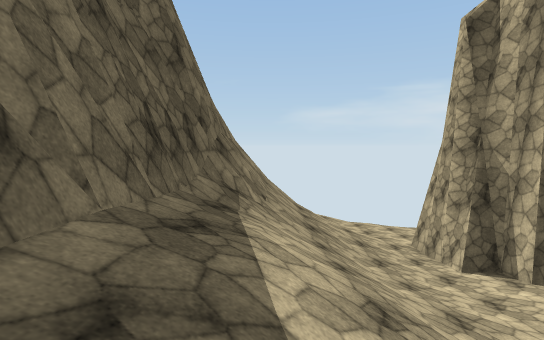
View 1 (above)

17 first-person views from a walk through a 3-D level made in the Unity game engine. The camera is 1.4 m above the floor, tilts 4° down and sees 80° across. The floor is counted in squares, 1 m on a side. Each view is taken from the middle of a square. On the plan, view 1 faces up. The plan holds only what a view shows up to about 15 squares ahead; the rest is blank. The place goes on beyond the plan. The player character is not drawn. Some surface patterns are stand-ins.

View 2
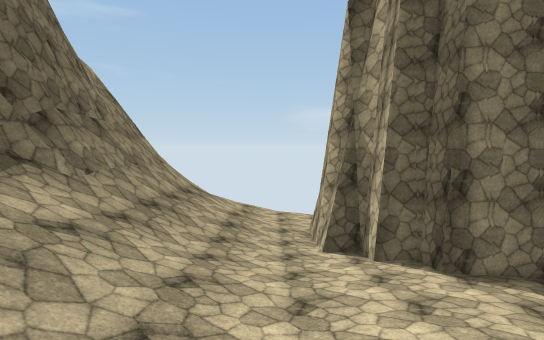

View 3
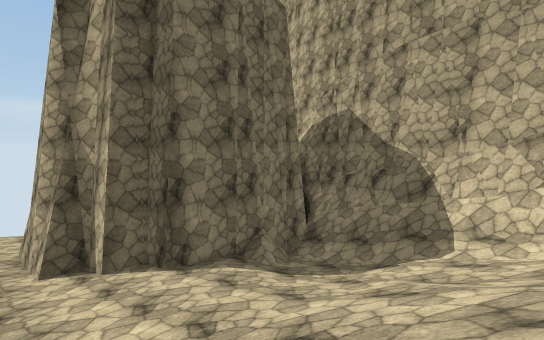

View 4
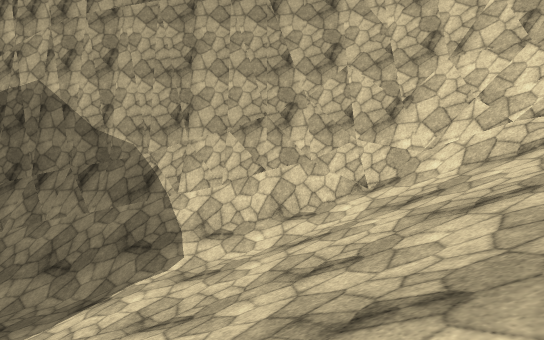

View 5
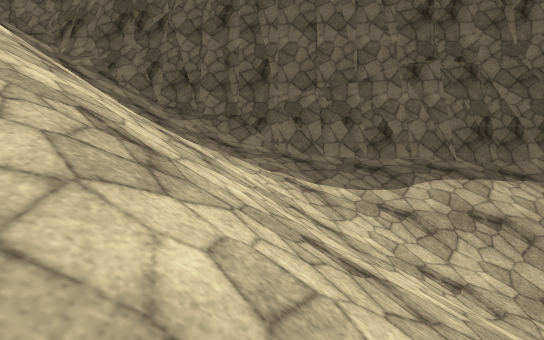

View 6
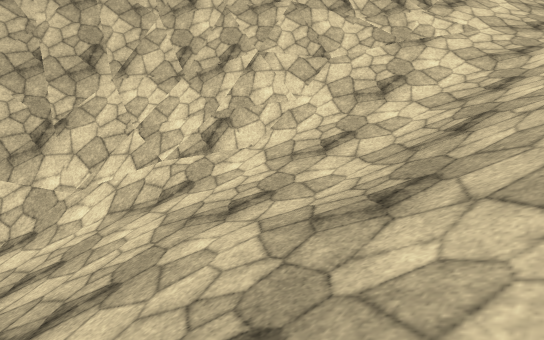

View 7
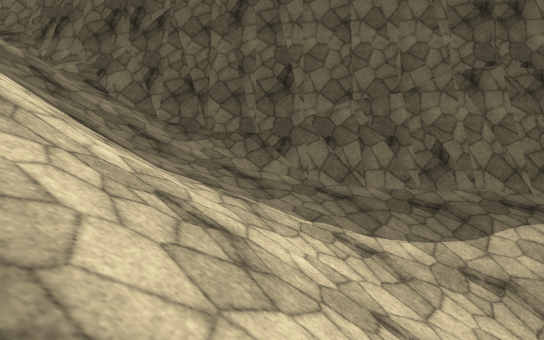

View 8
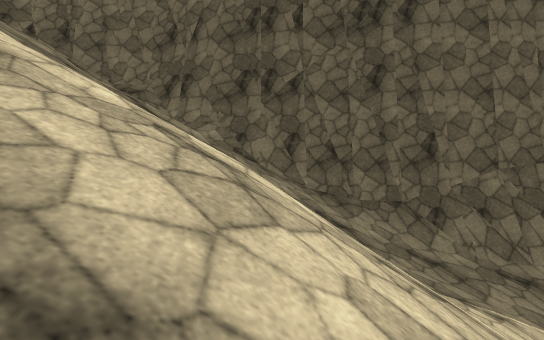

View 9
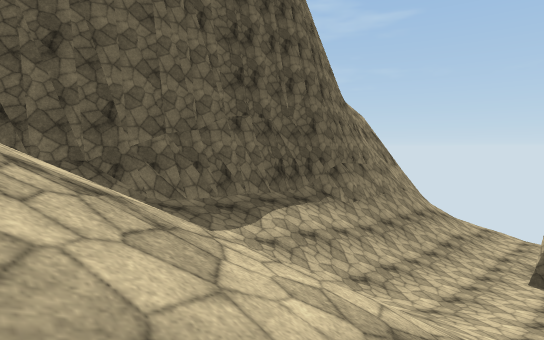

View 10
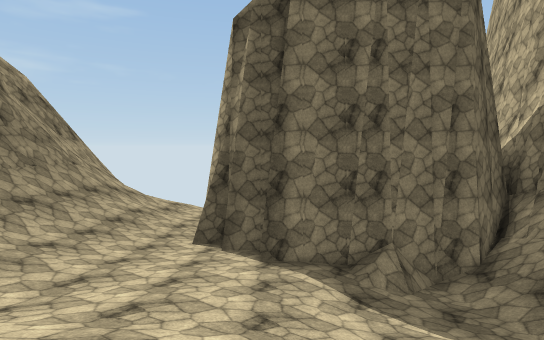

View 11
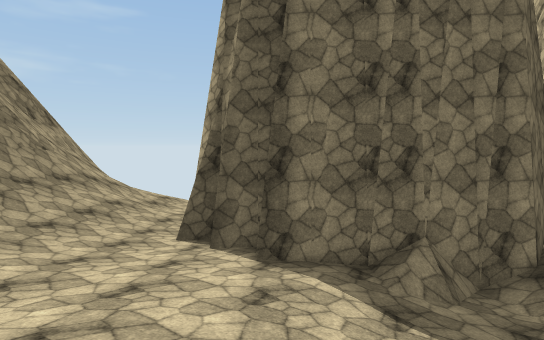

View 12
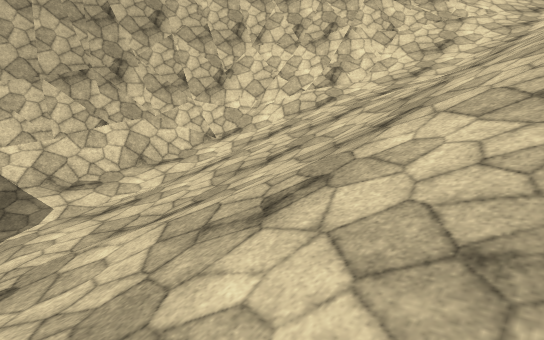

View 13
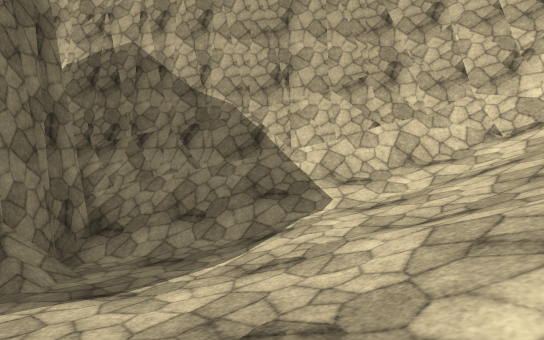

View 14
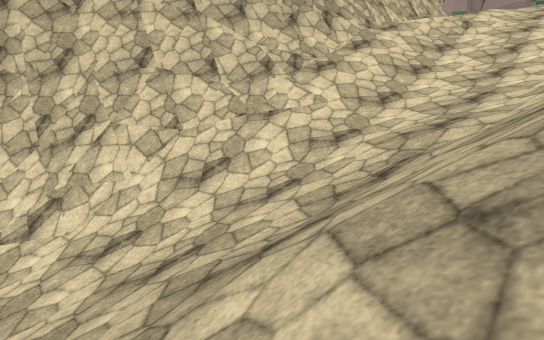

View 15
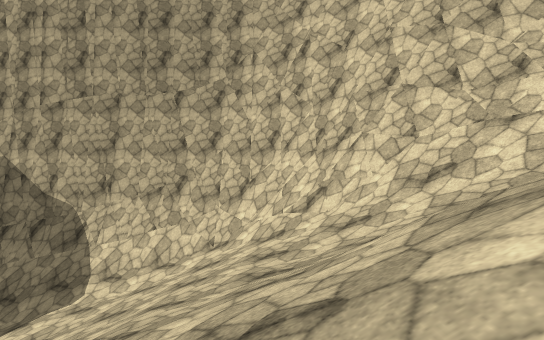

View 16
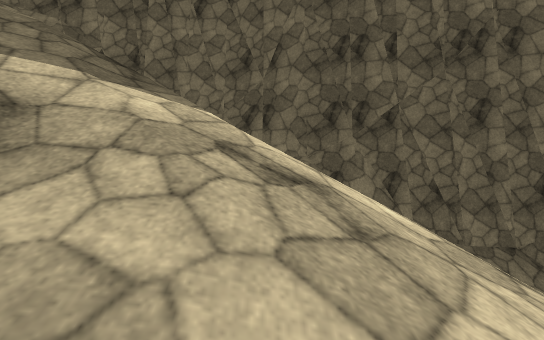

View 17
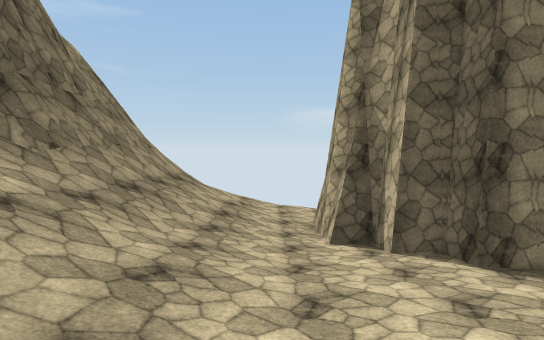

### Floor plan
Key: @ floor where view 1 was taken; # wall or solid block; . main floor; : floor 0.5 m higher than the main floor; - floor 0.5 m lower than the main floor; + floor 0.75 m higher than the main floor; _ floor 0.75 m lower than the main floor; * floor 1.25 m higher than the main floor; < floor 1.25 m lower than the main floor; ( floor 1.5 m lower than the main floor; / step, stairs or slope; = window, fence, low wall or low ledge; ^ raised ledge; O other object.
Columns run from 7 left of view 1 to 26 right of it. Each row starts with its distance up from view 1.
 16        #///////__###
 15        #///////____#
 14       ##///////-___###          ##
 13      ##O/////..------#        ####
 12      ##=///////------##########/=#
 11     ##=////////......---_//=(///=#
 10     ##/////////........-_//<<///=#
  9     #=/////////........--___<///##
  8     #=///////+:::::.....-____////#
  7     #=///////+:::::::..//-___////#
  6     #=///////++//++++////////////#
  5     #=///////++/+++++///////////##
  4     #=///////*//////////////////=#
  3     #=///////////////////++::///=#
  2     #=//////////////////////////=#
  1     #=//////////////////////////=#
  0     #=/@////////////////////////=#
 -1    ##=//////////////////////////=#
 -2    ##///////////////////////////=#
 -3    #///////////////////////////=##
 -4    #//////////////////////////=###
 -5   ##//////////////////////////###
 -6   ##//////////////////////////=##
 -7   #=/////////////////////////###
 -8   #=////////////////////////^^##
 -9   #=////// ////////////////==###
-10  ##//////  /////////////////###
-11 ##//////   ////////////////###
-12 ##/  //   /////////////////##
-13 #=/  /// //////////////////##
-14 #/   //////////  /////////##

Positions as (right, up) in squares from view 1, and headings:
1: (0, 0), facing up
2: (7, 0), facing up
3: (7, -1), facing up-right
4: (11, 0), facing right
5: (12, -2), facing left
6: (12, -3), facing down-right
7: (9, -3), facing left
8: (9, -9), facing left
9: (12, -8), facing up-left
10: (14, -2), facing up
11: (14, 1), facing up
12: (11, 5), facing down-right
13: (11, 5), facing right
14: (8, -7), facing down-right
15: (5, -7), facing right
16: (8, -13), facing left
17: (7, 2), facing up
